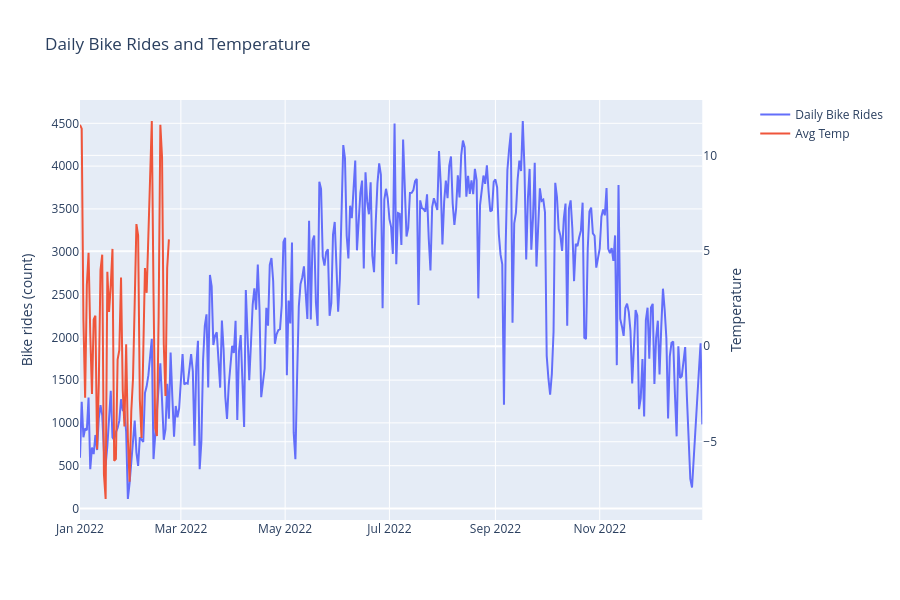

Write notebook code for a chart like this one.
### Code cell
# E1: Dual-axis chart using daily_df
from plotly.subplots import make_subplots
import plotly.graph_objects as go

# ensure date is datetime
daily['date'] = pd.to_datetime(daily['date'])

fig = make_subplots(specs=[[{"secondary_y": True}]])
fig.add_trace(go.Scatter(x=daily['date'], y=daily['trips'],
                         name='Daily Bike Rides', mode='lines'), secondary_y=False)

fig.add_trace(go.Scatter(x=daily['date'], y=daily['avg_temp'],
                             name='Avg Temp', mode='lines'), secondary_y=True)

fig.update_yaxes(title_text="Bike rides (count)", secondary_y=False)
fig.update_yaxes(title_text="Temperature", secondary_y=True)
fig.update_layout(title='Daily Bike Rides and Temperature', height=600)
fig.show()

### Figure 1 — Plotly figure (JSON) as saved in the notebook; plotly's stock layout.template omitted (floating-point values rounded to 4 significant figures; data arrays with more than 128 entries replaced by an {"elided": "..."} marker saying what was removed)
{"data": [{"mode": "lines", "name": "Daily Bike Rides", "type": "scatter", "x": {"elided": "365 str values"}, "xaxis": "x", "y": {"elided": "365 int values"}, "yaxis": "y"}, {"mode": "lines", "name": "Avg Temp", "type": "scatter", "x": {"elided": "365 str values"}, "xaxis": "x", "y": {"elided": "365 float values"}, "yaxis": "y2"}], "layout": {"height": 600, "title": {"text": "Daily Bike Rides and Temperature"}, "xaxis": {"anchor": "y", "domain": [0, 0.94]}, "yaxis": {"anchor": "x", "domain": [0, 1], "title": {"text": "Bike rides (count)"}}, "yaxis2": {"anchor": "x", "overlaying": "y", "side": "right", "title": {"text": "Temperature"}}}}
